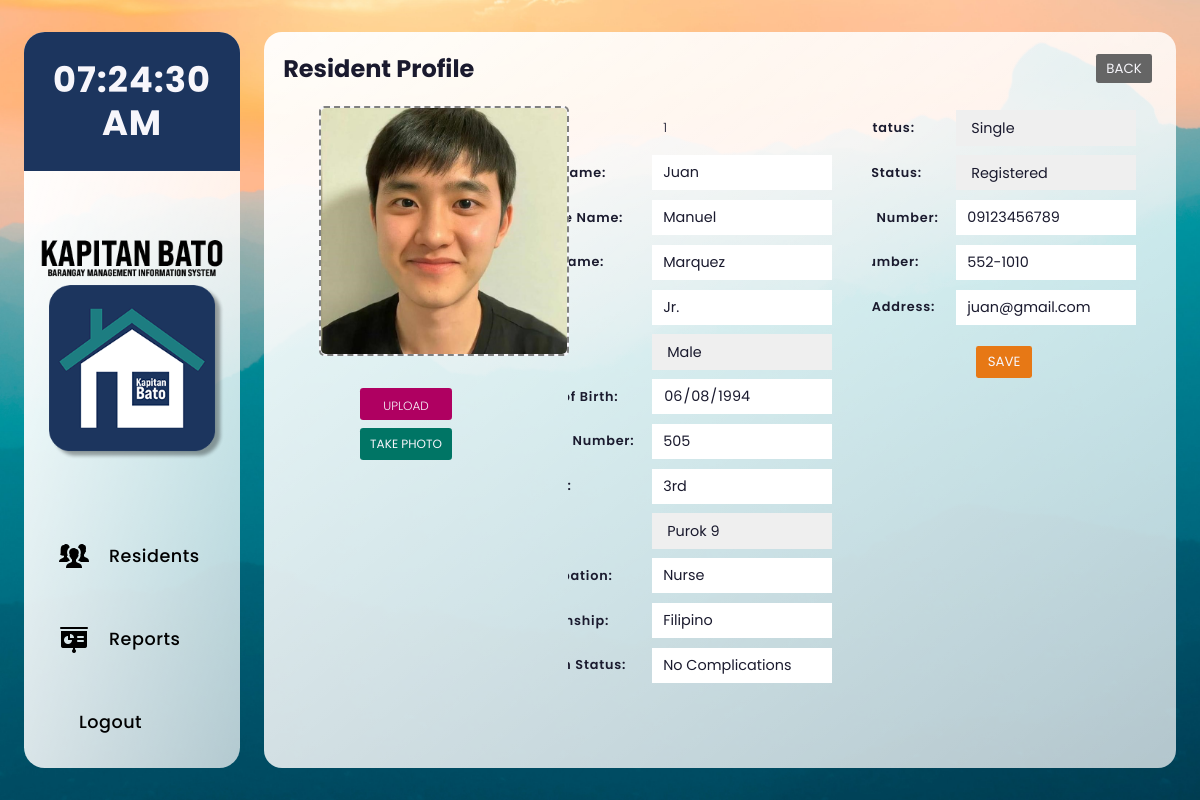
The page /n_residents/edit.php?id=1 (signed in) on the database its author committed.
### tables this page shows
CREATE TABLE `residents` (
  `id` int(11) NOT NULL,
  `first_name` varchar(255) NOT NULL,
  `mid_name` varchar(255) NOT NULL,
  `last_name` varchar(255) NOT NULL,
  `suffix` varchar(255) NOT NULL,
  `sex` varchar(11) NOT NULL,
  `date_of_birth` date NOT NULL,
  `house_number` varchar(255) NOT NULL,
  `street` varchar(255) NOT NULL,
  `purok` varchar(255) NOT NULL,
  `occupation` varchar(255) NOT NULL,
  `citizenship` varchar(255) NOT NULL,
  `health_status` varchar(255) NOT NULL,
  `civil_status` varchar(255) NOT NULL,
  `voter_status` varchar(255) NOT NULL,
  `phone_number` varchar(255) NOT NULL,
  `tel_number` varchar(255) NOT NULL,
  `email` varchar(255) NOT NULL,
  `img_url` varchar(255) NOT NULL
);

### n_residents/edit.php (the view, shortened to what this page needs)
<?php
            include "../db_conn.php";
            $id = $_GET['id'];
            $squery =  mysqli_query($conn,"SELECT * FROM `residents` WHERE id = $id");
            while ($row = mysqli_fetch_array($squery))
            {
            ?>
<!DOCTYPE html>
<html lang="en" dir="ltr">
<head>
    <link rel="stylesheet" href="../css/style.css" />
</head>
<body>
    <main>
        <?php include('../navbar.php'); ?>
        <section>
            <div class="header">
                <h1>Resident Profile</h1>
                <a href="view-resident.php?id=<?php echo $id ?>">
                    <button class="back-btn">BACK</button>
                </a>
            </div>
            <div class="content">
                <div class="drag-area" id="pic">
                    <img src="image/<?php echo basename($row['img_url']);?>" alt="">
                </div>
                <div class="change-pic">
                        <div class="upload-btn-wrap">
                                <p> UPLOAD </p>
                        </div>
              <input type="button" class="pic-btn"id="myBtn" value="TAKE PHOTO">
              <?php include('modal_webcam.php'); ?>
              </div>
                <div class="infos-container">
                    <div class="infos">
                        <div class="add-info">
                            <h5>ID:</h5>
                            <p><?php echo $row['id']; ?></p>
                        </div>
                        <div class="add-info">
                            <h5>First Name:</h5>
                            <input type="text" name="first_name" value="<?php echo $row['first_name']; ?>">
                        </div>
                        <div class="add-info">
                            <h5>Middle Name:</h5>
                            <input type="text" name="mid_name" value="<?php echo $row['mid_name']; ?>">
                        </div>
                        <div class="add-info">
                            <h5>Last Name:</h5>
                            <input type="text" name="last_name" value="<?php echo $row['last_name']; ?>">
                        </div>
                        <div class="add-info">
                            <h5>Suffix:</h5>
                            <input type="text" name="suffix" value="<?php echo $row['suffix']; ?>">
                        </div>
                        <div class="add-info">
                            <h5>Sex:</h5>
                            <select name="sex" id="sex" value="<?php echo $row['sex']; ?>">
                                <option value="<?php echo $row['sex']; ?>" selected hidden><?php echo $row['sex']; ?>
                                </option>
                            </select>
                        </div>
                        <div class="add-info">
                            <h5>Date of Birth:</h5>
                            <input type="date" name="date_of_birth" value="<?php echo $row['date_of_birth']; ?>">
                        </div>
                        <div class="add-info">
                            <h5>House Number:</h5>
                            <input type="text" name="house_number" id="home-address"
                                value="<?php echo $row['house_number']; ?>">
                        </div>
                        <div class="add-info">
                            <h5>Street:</h5>
                            <input type="text" name="street" id="home-address" value="<?php echo $row['street']; ?>">
                        </div>
                        <div class="add-info">
                            <h5>Purok:</h5>
                            <select name="purok" id="prk" required>
                                <option value="<?php echo $row['purok']; ?>" selected hidden>
                                    <?php echo $row['purok']; ?></option>
                            </select>
                        </div>
                        <div class="add-info">
                            <h5>Occupation:</h5>
                            <input type="text" name="occ" value="<?php echo $row['occupation']; ?>">
                        </div>
                        <div class="add-info">
                            <h5>Citizenship:</h5>
                            <input type="text" name="citi" value="<?php echo $row['citizenship']; ?>">
                        </div>
                        <div class="add-info">
                            <h5>Health Status:</h5>
                            <input type="text" name="health" value="<?php echo $row['health_status']; ?>">
                        </div>
                    </div>
                    <div class="infos">
                        <div class="add-info">
                            <h5>Civil Status:</h5>
                            <select name="civil_status" id="civ-stat">
                                <option value="<?php echo $row['civil_status']; ?>" selected hidden>
                                    <?php echo $row['civil_status']; ?></option>
                            </select>
                        </div>
                        <div class="add-info">
                            <h5>Voter Status:</h5>
                            <select name="voter_status" id="voter-stat">
                                <option value="<?php echo $row['voter_status']; ?>" selected hidden>
                                    <?php echo $row['voter_status']; ?></option>
                            </select>
                        </div>
                        <div class="add-info">
                            <h5>Phone Number:</h5>
                            <input type="text" name="phone_number" value="<?php echo $row['phone_number']; ?>">
                        </div>
                        <div class="add-info">
                            <h5>Tel. Number:</h5>
                            <input type="text" name="tel_number" value="<?php echo $row['tel_number']; ?>">
                        </div>
                        <div class="add-info">
                            <h5>Email Address:</h5>
                            <input type="text" name="email" value="<?php echo $row['email']; ?>">
                        </div>
                        <button class="save-btn" name="btn_update" onClick="updatepicture()">SAVE</button>
                    </div>
                    <?php
            }
            ?>
                </div>
            </div>
        </section>
    </main>
</body>
</html>

### navbar.php (shortened to what this page needs)
<nav>
    <?php include('../nav-time-date.php'); ?>
    <div class="dashboard-logo">
        <img src="../img/kbnav-logo.png" alt="" />
    </div>
    <div class="links">
        <a href="../n_residents/residents.php" class="link">
            <img src="../img/icons/residents-60.png" alt="" />
            <h3>Residents</h3>
        </a>
        <a href="../n_reports/reports.php" class="link">
            <img src="../img/icons/reports-60.png" alt="" />
            <h3>Reports</h3>
        </a>
        <a href="../logout.php" class="link">
             <h3>Logout</h3>
        </a>
    </div>
</nav>

### nav-time-date.php (shortened to what this page needs)
<div class="time-date">
	<div id="nav-time" class="nav-item">
	</div>
</div>

### css/style.css (style rules this page uses)
* { margin: 0; padding: 0; overflow: hidden; box-sizing: border-box; font-family: "Poppins", sans-serif; height: auto; width: auto; color: var(--black-color); }
h1 { font-weight: 700; }
h5 { font-weight: 600; }
p { font-weight: 300; }
button, input[type="button"] { transition: ease 0.25s; }
button { border-radius: 0.15rem; }
:root { --primary-color: #1c355e; --white-color: #f7f6fb; --black-color: #1a1a2e; --red-color: #d41e21; --green-color: #38b000; --blue-color: #01497c; }
main { height: 100vh; width: 100%; background: url("../img/kb-bg.jpg") fixed center; background-size: cover; display: flex; align-items: center; justify-content: space-evenly; }
nav { height: 92%; width: 18%; display: flex; flex-direction: column; align-items: center; background: linear-gradient( to right bottom, rgba(255, 255, 255, 1), rgba(255, 255, 255, 0.7) ); border-radius: 1.3rem; }
.time-date { flex: auto; width: 100%; height: 5%; display: flex; flex-direction: column; justify-content: center; align-items: center; background: var(--primary-color); padding: 20px 0; margin-bottom: 15px; text-align: center; }
#nav-time { color: var(--white-color); font-weight: 700; font-size: 2.2rem; line-height: 2.7rem; letter-spacing: 1px; }
.dashboard-logo { flex: auto; width: 85%; display: flex; justify-content: center; align-items: center; }
.links { display: flex; flex: auto; width: 100%; flex-direction: column; justify-content: center; margin: 5px; }
.link { width: 100%; flex: auto; display: flex; align-items: center; text-align: center; padding: 5px 0 5px 35px; margin: 5px 0; position: relative; text-decoration: none; transition: 0.3s ease; }
.link h3 { text-decoration: none; color: black; font-size: 1.1rem; font-weight: 500; letter-spacing: 0.5px; display: flex; justify-content: center; align-items: center; }
.link img { height: 30px; margin-right: 20px; }
.infos-container { display: flex; margin-left: 8rem; }
.infos { height: 100%; display: flex; flex-direction: column; align-items: center; margin-right: 2.5rem; }
.back-btn { height: 1.8rem; width: 3.5rem; margin: 0.3rem; background: #656565; color: var(--white-color); border: none; cursor: pointer; }
.drag-area { background: var(--white-color); border: 2px dashed gray; height: 250px; width: 250px; border-radius: 5px; margin-right: 15px; position: absolute; left: 55px; display: flex; align-items: center; justify-content: center; flex-direction: column; }
.drag-area img { height: 100%; width: 100%; object-fit: cover; border-radius: 5px; }
.upload-btn-wrap { position: relative; height: 2rem; width: 5.75rem; padding: 0.55rem 0.85rem 0 0.85rem; margin: 0.25rem 0.3rem; background-color: #af0061; border-radius: 0.2rem; overflow: hidden; cursor: pointer; font-size: 0.75rem; transition: ease 0.2s; }
.upload-btn-wrap p { color: var(--white-color); text-align: center; cursor: pointer; }
.pic-btn { height: 2rem; width: 5.75rem; padding: 0.3rem; margin: 0.25rem 0.3rem; background-color: #007565; border-radius: 0.2rem; overflow: hidden; cursor: pointer; font-size: 0.75rem; color: var(--white-color); text-align: center; cursor: pointer; border: none; transition: ease 0.2s; }
.change-pic { position: absolute; top: 42%; left: 10%; }
.add-info { height: auto; margin: 0.3rem; display: flex; justify-content: center; align-items: center; }
.add-info h5 { font-size: 0.8rem; width: 8rem !important; height: 2.2rem; letter-spacing: 0.05rem; display: flex; align-items: center; }
.add-info p { width: 14rem; height: 2.2rem; display: flex; align-items: center; padding: 0.7rem; font-size: 0.8rem; }
.add-info input, .add-info select { width: 14rem; height: 2.2rem; border: none; padding: 0.3rem 0.7rem; font-size: 0.9rem; }
.save-btn { background: #e77815; color: var(--white-color); height: 2rem; width: 3.5rem; margin: 1rem; border: none; cursor: pointer; }
section { height: 92%; width: 76%; display: flex; flex-direction: column; justify-content: space-between; position: relative; border-radius: 18px; background: linear-gradient( to right bottom, rgba(255, 255, 255, 0.95), rgba(255, 255, 255, 0.7) ); }
.header { width: auto; height: 10%; display: flex; justify-content: space-between; align-items: center; padding: 1.2rem; }
.content { width: 100%; height: 90%; display: flex; justify-content: center; position: relative; }

### n_residents/modal_webcam.php (style rules this page uses)
body { font-family: Arial, Helvetica, sans-serif; }

### rows shown on the page
residents: img_url (picture), id "1", first_name "Juan", mid_name "Manuel", last_name "Marquez", suffix "Jr.", sex "Male", date_of_birth "06/08/1994", house_number "505", street "3rd", purok "Purok 9", occ "Nurse", citi "Filipino", health "No Complications", civil_status "Single", voter_status "Registered", phone_number "09123456789", tel_number "552-1010", email "juan@gmail.com"
